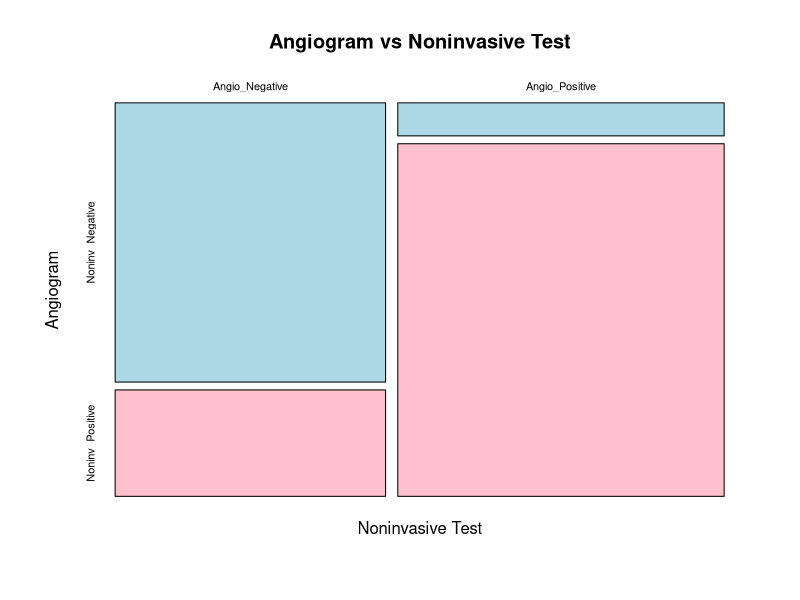
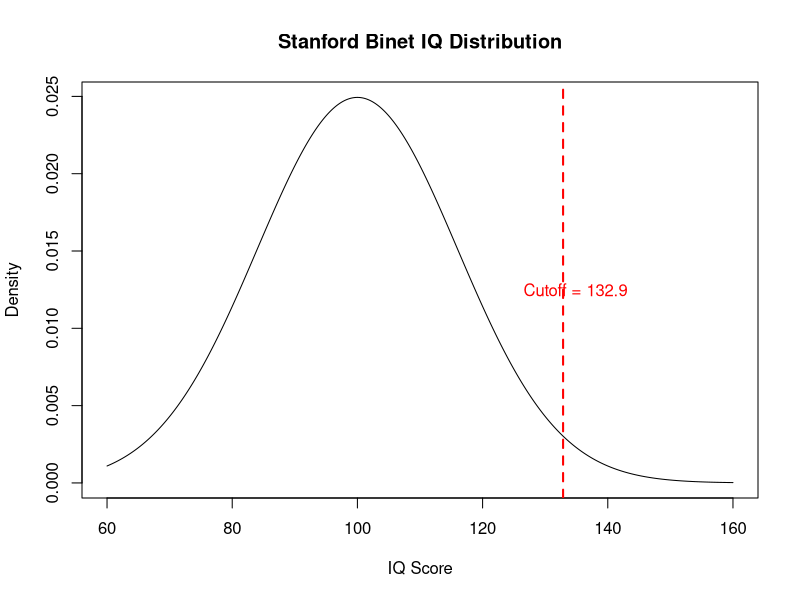
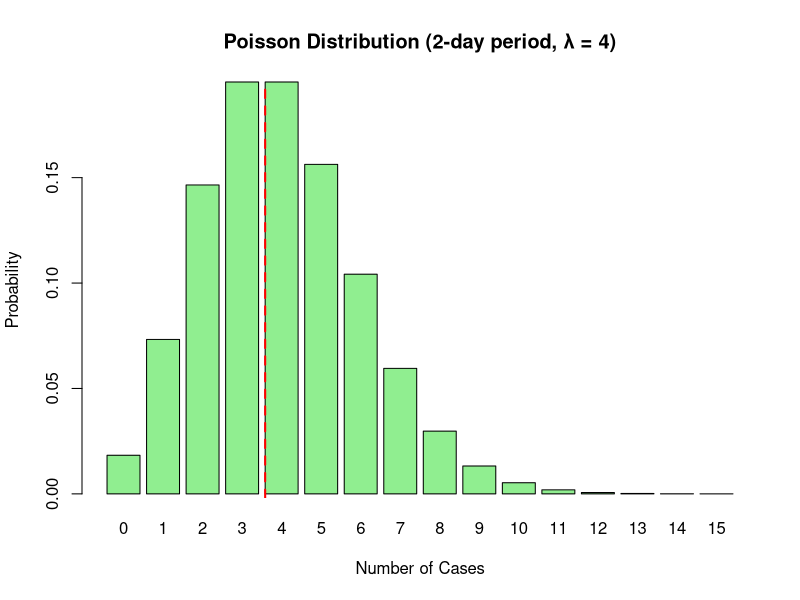
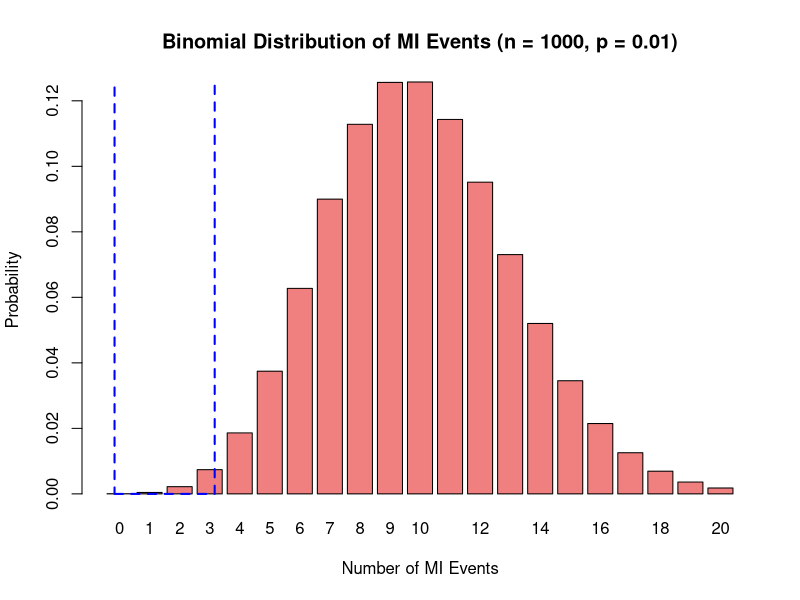

Write the R code that produced these figures, in order.
## ---- chunk 1
# Create the contingency table
ct <- matrix(c(21, 8, 3, 32), nrow = 2, byrow = TRUE)
rownames(ct) <- c("Angio_Negative", "Angio_Positive")
colnames(ct) <- c("Noninv_Negative", "Noninv_Positive")
print(ct)

# Compute sensitivity = TP/(TP+FN)
sensitivity <- ct["Angio_Positive", "Noninv_Positive"] / sum(ct["Angio_Positive",])
print(paste("Sensitivity =", round(sensitivity, 4)))

# Compute specificity = TN/(TN+FP)
specificity <- ct["Angio_Negative", "Noninv_Negative"] / sum(ct["Angio_Negative",])
print(paste("Specificity =", round(specificity, 4)))

# Given prevalence of stroke (among TMB patients) is 20%
prev <- 0.20
# Positive Predictive Value (PV+)
ppv <- (sensitivity * prev) / (sensitivity * prev + (1 - specificity) * (1 - prev))
print(paste("Positive Predictive Value (PV+) =", round(ppv, 4)))

## ---- chunk 2
# Create a mosaic plot for the contingency table
mosaicplot(ct, main = "Angiogram vs Noninvasive Test", 
           color = c("lightblue", "pink"), xlab = "Noninvasive Test", 
           ylab = "Angiogram")

## ---- chunk 3
# Calculate the 98th percentile (upper 2%) cutoff score
cutoff <- qnorm(0.98, mean = 100, sd = 16)
print(paste("Mensa cutoff score =", round(cutoff, 2)))

## ---- chunk 4
# Plot the normal distribution for IQ scores
x <- seq(60, 160, length.out = 1000)
y <- dnorm(x, mean = 100, sd = 16)
plot(x, y, type = "l", main = "Stanford Binet IQ Distribution", 
     xlab = "IQ Score", ylab = "Density")
abline(v = cutoff, col = "red", lwd = 2, lty = 2)
text(cutoff + 2, max(y) * 0.5, labels = paste("Cutoff =", round(cutoff, 1)), 
     col = "red")

## ---- chunk 5
# Define the one-day Poisson rate and compute the two-day rate
lambda_day <- 2
lambda_2day <- 2 * lambda_day  # for 2 days

# Calculate probability of observing 5 or more cases in 2 days
prob_5_or_more <- 1 - ppois(4, lambda = lambda_2day)
print(paste("Probability of 5 or more cases =", round(prob_5_or_more, 4)))

## ---- chunk 6
# Compute Poisson probabilities for a range of counts
x_poisson <- 0:15
y_poisson <- dpois(x_poisson, lambda = lambda_2day)
barplot(y_poisson, names.arg = x_poisson, 
        main = "Poisson Distribution (2-day period, λ = 4)", 
        xlab = "Number of Cases", ylab = "Probability", 
        col = "lightgreen")
# Draw a vertical line at 5 cases to highlight the cutoff
abline(v = 5, col = "red", lwd = 2, lty = 2)

## ---- chunk 7
# Set parameters for the binomial distribution
n <- 1000
p_event <- 10 / 1000  # 0.01

# Calculate the probability of observing 3 or fewer MIs
p_small <- pbinom(3, size = n, prob = p_event)
print(paste("Probability of 3 or fewer events =", round(p_small, 4)))

## ---- chunk 8
# Define a range for the number of events
x_binom <- 0:20
y_binom <- dbinom(x_binom, size = n, prob = p_event)
barplot(y_binom, names.arg = x_binom, 
        main = "Binomial Distribution of MI Events (n = 1000, p = 0.01)", 
        xlab = "Number of MI Events", ylab = "Probability", 
        col = "lightcoral")
# Highlight the bars corresponding to 0 to 3 events
rect(xleft = 0.5, ybottom = 0, xright = 4.5, ytop = max(y_binom)*1.1, 
     border = "blue", lwd = 2, lty = 2)

